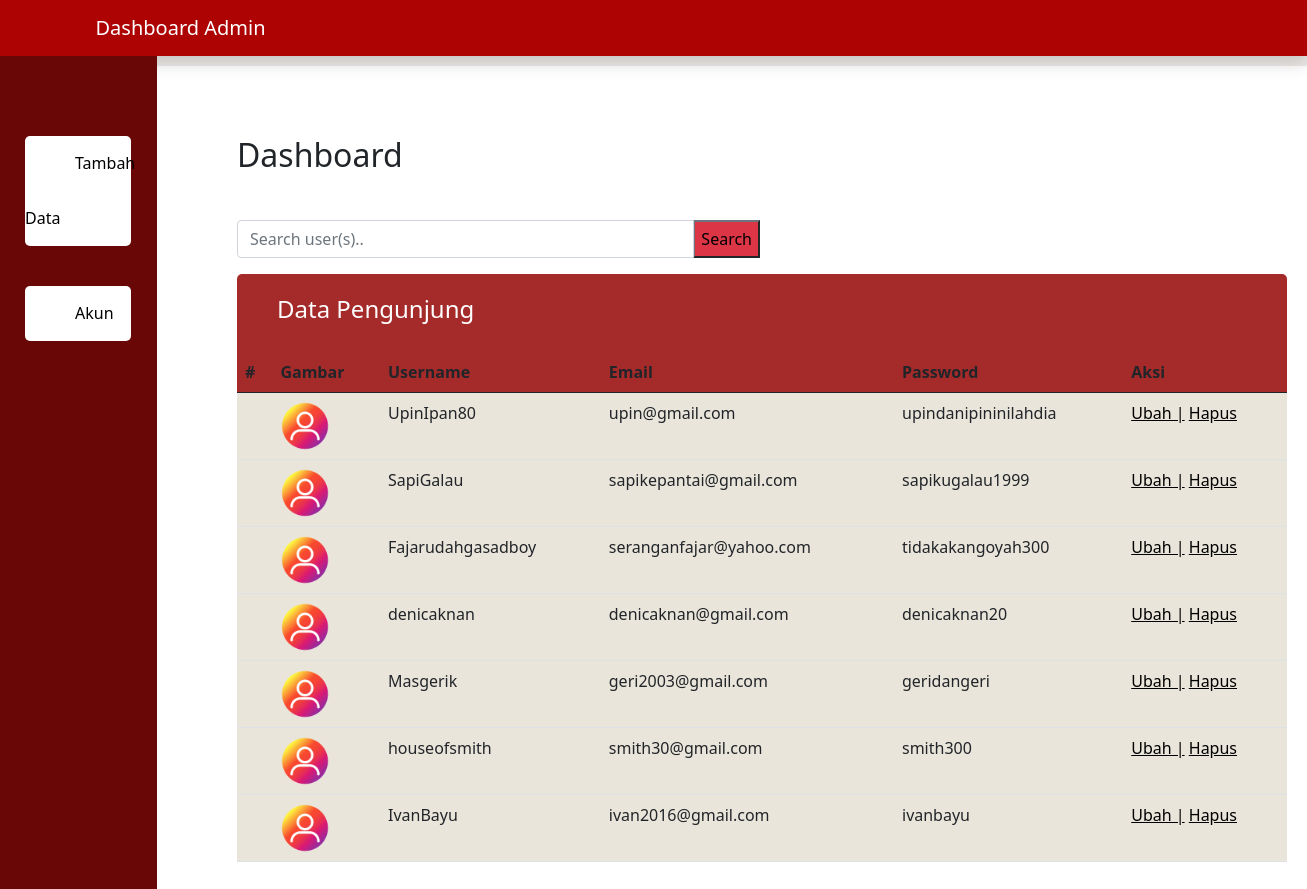
The page /dashboard_adm.php on the database its author committed.
### tables this page shows
CREATE TABLE `users` (
  `id` int NOT NULL,
  `username` varchar(30) DEFAULT NULL,
  `email` varchar(30) DEFAULT NULL,
  `password` varchar(30) DEFAULT NULL
);

### functions.php (called while the page is built, shortened)
<?php
function koneksi()
{
    $conn = mysqli_connect('localhost', 'root', '', 'pw2023_223040057_tubes') or die('Koneksi ke Database gagal');
    return $conn;
}
function query($query)
{
    $conn = koneksi();
    $result = mysqli_query($conn, $query);
    $rows = [];
    while ($row = mysqli_fetch_assoc($result)) {
        $rows[] = $row;
    }
    return $rows;
}

### dashboard_adm.php (the view, shortened to what this page needs)
<?php
require('functions.php');
$users = query("SELECT * FROM USERS");
?>
<!DOCTYPE html>
<html lang="en">
<head>
  <link href="https://cdn.jsdelivr.net/npm/bootstrap@5.0.2/dist/css/bootstrap.min.css" rel="stylesheet" />
  <link rel="stylesheet" type="text/css" href="css/styleDash.css" />
</head>
<body>
  <nav class="navbar navbar-expand-lg navbar-dark shadow" style="background-color: rgb(173, 3, 3)">
    <div class="container">
      <a class="navbar-brand" href="#">Dashboard Admin</a>
    </div>
  </nav>
  <div class="main">
    <div class="main-container">
      <div class="list-container">
        <div class="list">
          <li><a style="text-decoration: none" href="register.php">Tambah Data</a></li>
        </div>
        <div class="list">
          <li><a style="text-decoration: none" href="#">Akun</a></li>
        </div>
      </div>
      <div class="list2-container">
        <h2>Dashboard</h2>
        <div class="row">
          <div class="col-md-6">
            <form action="" method="get">
              <div class="input-group my-3">
                <input type="text" class="form-control" name="keyword" placeholder="Search user(s).." autofocus autocomplete="off" id="">
                <button style="color:black" class="btn-danger btn-outline-secondary" name="search" type="submit" id="search-button">Search</button>
              </div>
            </form>
          </div>
        </div>
        <div class="kotak-container">
          <div class="kotak">
            <h4>Data Pengunjung</h4>
            <?php if ($users) : ?>
              <table class="table">
                <thead>
                  <tr>
                    <th scope="col">#</th>
                    <th scope="col">Gambar</th>
                    <th scope="col">Username</th>
                    <th scope="col">Email</th>
                    <th scope="col">Password</th>
                    <th scope="col">Aksi</th>
                  </tr>
                </thead>
                <tbody class="tbody-1">
                  <?php $i = 1;
                  foreach ($users as $user) :  ?>
                    <tr>
                      <th scope="row"></th>
                      <td><img src="img/default.png" style="width: 50px" class="rounded-circle"></td>
                      <td><?= $user["username"]; ?></td>
                      <td><?= $user["email"]; ?></td>
                      <td><?= $user["password"]; ?></td>
                      <td>
                        <a href="update.php?id=<?= $user['id']; ?>">Ubah |</a>
                        <a href="hapus.php?id=<?= $user['id']; ?>" onclick="return confirm('Yakin ?')">Hapus</a>
                      </td>
                    </tr>
                  <?php endforeach; ?>
                </tbody>
              </table>
            <?php endif; ?>
          </div>
        </div>
      </div>
    </div>
  </div>
</body>
</html>

### css/styleDash.css (style rules this page uses)
.list-container { height: 1000px; width: 20%; background-color: rgb(105, 7, 7); z-index: 1; padding-top: 80px; padding-left: 25px; }
.list2-container { margin-left: 80px; margin-top: 80px; }
h2 { margin-bottom: 30px; }
li { list-style: none; }
.list { background-color: rgb(255, 255, 255); width: 80%; height: 4%px; margin-bottom: 40px; border-radius: 5px; }
.list li a { line-height: 55px; margin-left: 50px; }
a { color: black; }
.main-container { display: flex; background-color: rgb(236, 233, 231); height: 10px; }
.kotak { background-color: brown; height: 300px; width: 1050px; margin-right: 20px; border-radius: 5px; }
.kotak h4 { color: white; padding-left: 40px; line-height: 70px; }
.tbody-1 { background-color: rgb(234, 229, 218); }

### rows shown on the page
users: username "UpinIpan80", email "upin@gmail.com", password "upindanipininilahdia"
users: username "SapiGalau", email "sapikepantai@gmail.com", password "sapikugalau1999"
users: username "Fajarudahgasadboy", email "seranganfajar@yahoo.com", password "tidakakangoyah300"
users: username "denicaknan", email "denicaknan@gmail.com", password "denicaknan20"
users: username "Masgerik", email "geri2003@gmail.com", password "geridangeri"
users: username "houseofsmith", email "smith30@gmail.com", password "smith300"
users: username "IvanBayu", email "ivan2016@gmail.com", password "ivanbayu"
